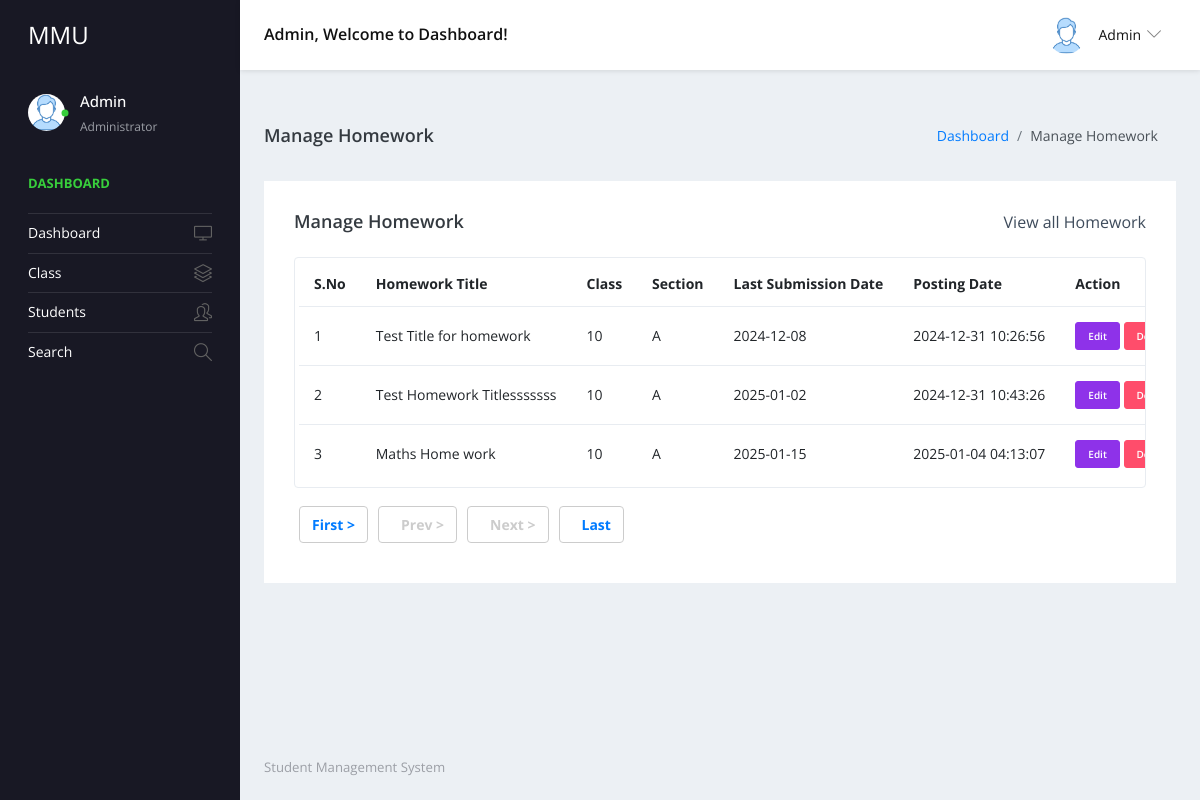
The page /admin/manage-homeworks.php (signed in) on the database its author committed.
### tables this page shows
CREATE TABLE `tblhomework` (
  `id` int(11) NOT NULL,
  `homeworkTitle` mediumtext DEFAULT NULL,
  `classId` int(11) DEFAULT NULL,
  `homeworkDescription` longtext DEFAULT NULL,
  `postingDate` timestamp NULL DEFAULT current_timestamp(),
  `lastDateofSubmission` date DEFAULT NULL
);

CREATE TABLE `tblclass` (
  `ID` int(5) NOT NULL,
  `ClassName` varchar(50) DEFAULT NULL,
  `Section` varchar(20) DEFAULT NULL,
  `CreationDate` timestamp NULL DEFAULT current_timestamp()
);

### admin/manage-homeworks.php (the view, shortened to what this page needs)
<?php
include('includes/dbconnection.php');
if (strlen($_SESSION['sturecmsaid']==0)) {
  header('location:logout.php');
  } else{
?>
<!DOCTYPE html>
<html lang="en">
  <head>
    <link rel="stylesheet" href="vendors/simple-line-icons/css/simple-line-icons.css">
    <link rel="stylesheet" href="vendors/flag-icon-css/css/flag-icon.min.css">
    <link rel="stylesheet" href="vendors/css/vendor.bundle.base.css">
    <link rel="stylesheet" href="./vendors/daterangepicker/daterangepicker.css">
    <link rel="stylesheet" href="./vendors/chartist/chartist.min.css">
    <link rel="stylesheet" href="./css/style.css">
  </head>
  <body>
    <div class="container-scroller">
     <?php include_once('includes/header.php');?>
      <div class="container-fluid page-body-wrapper">
        <?php include_once('includes/sidebar.php');?>
        <div class="main-panel">
          <div class="content-wrapper">
             <div class="page-header">
              <h3 class="page-title"> Manage Homework </h3>
              <nav aria-label="breadcrumb">
                <ol class="breadcrumb">
                  <li class="breadcrumb-item"><a href="dashboard.php">Dashboard</a></li>
                  <li class="breadcrumb-item active" aria-current="page"> Manage Homework</li>
                </ol>
              </nav>
            </div>
            <div class="row">
              <div class="col-md-12 grid-margin stretch-card">
                <div class="card">
                  <div class="card-body">
                    <div class="d-sm-flex align-items-center mb-4">
                      <h4 class="card-title mb-sm-0">Manage Homework</h4>
                      <a href="#" class="text-dark ml-auto mb-3 mb-sm-0"> View all Homework</a>
                    </div>
                    <div class="table-responsive border rounded p-1">
                      <table class="table">
                        <thead>
                          <tr>
                            <th class="font-weight-bold">S.No</th>
                            <th class="font-weight-bold">Homework Title</th>
                            <th class="font-weight-bold">Class</th>
                            <th class="font-weight-bold">Section</th>
                            <th class="font-weight-bold">Last Submission Date</th>
                            <th class="font-weight-bold">Posting Date</th>
                            <th class="font-weight-bold">Action</th>
                          </tr>
                        </thead>
                        <tbody>
                           <?php
                           if (isset($_GET['pageno'])) {
            $pageno = $_GET['pageno'];
        } else {
            $pageno = 1;
        }
        $no_of_records_per_page =15;
 if (isset($_GET['page_no']) && $_GET['page_no']!="") {
  $page_no = $_GET['page_no'];
  } else {
    $page_no = 1;
        }
  $total_records_per_page = 10;
    $offset = ($page_no-1) * $total_records_per_page;
       $ret = "SELECT ID FROM tblhomework";
$query1 = $dbh -> prepare($ret);
$query1->execute();
$total_rows=$query1->rowCount();
$total_pages = ceil($total_rows / $no_of_records_per_page);
$sql="SELECT tblclass.ID,tblclass.ClassName,tblclass.Section,tblhomework.homeworkTitle,tblhomework.postingDate,tblhomework.lastDateofSubmission,tblhomework.id as hwid from tblhomework join tblclass on tblclass.ID=tblhomework.classId LIMIT $offset, $no_of_records_per_page";
$query = $dbh -> prepare($sql);
$query->execute();
$results=$query->fetchAll(PDO::FETCH_OBJ);
$cnt=1;
if($query->rowCount() > 0)
{
foreach($results as $row)
{               ?>
                          <tr>
                            <td><?php echo htmlentities($cnt);?></td>
                            <td><?php  echo htmlentities($row->homeworkTitle);?></td>
                            <td><?php  echo htmlentities($row->ClassName);?></td>
                            <td><?php  echo htmlentities($row->Section);?></td>
                             <td><?php  echo htmlentities($row->lastDateofSubmission);?></td>
                            <td><?php  echo htmlentities($row->postingDate);?></td>
                            <td>
                              <div><a href="edit-homework.php?hwid=<?php echo htmlentities ($row->hwid);?>" class="btn btn-info btn-xs"  target="blank">Edit</a>
                                               <a href="manage-homeworks.php?delid=<?php echo ($row->hwid);?>" onclick="return confirm('Do you really want to Delete ?');" class="btn btn-danger btn-xs"> Delete</a>
                                             </div>
                            </td>
                          </tr><?php $cnt=$cnt+1;}} else {?>
                            <tr>
                              <th colspan="4" style="color:red;">No Record Found</th>
                            </tr>
                          <?php } ?>
                        </tbody>
                      </table>
                    </div>
                   <div align="left" class="mt-4">
    <ul class="pagination" >
        <li><a href="?pageno=1"><strong>First ></strong></a></li>
        <li class="<?php if($pageno <= 1){ echo 'disabled'; } ?>">
            <a href="<?php if($pageno <= 1){ echo '#'; } else { echo "?pageno=".($pageno - 1); } ?>"><strong style="padding-left: 10px">Prev ></strong></a>
        </li>
        <li class="<?php if($pageno >= $total_pages){ echo 'disabled'; } ?>">
            <a href="<?php if($pageno >= $total_pages){ echo '#'; } else { echo "?pageno=".($pageno + 1); } ?>"><strong style="padding-left: 10px">Next ></strong></a>
        </li>
        <li><a href="?pageno=<?php echo $total_pages; ?>"><strong style="padding-left: 10px">Last</strong></a></li>
    </ul>
</div>
                  </div>
                </div>
              </div>
            </div>
          </div>
         <?php include_once('includes/footer.php');?>
        </div>
      </div>
    </div>
  </body>
</html><?php }  ?>

### admin/includes/header.php (shortened to what this page needs)
<nav class="navbar default-layout-navbar col-lg-12 col-12 p-0 fixed-top d-flex flex-row">
  <div class="navbar-brand-wrapper d-flex align-items-center">
    <a class="navbar-brand brand-logo" href="dashboard.php">
      <strong style="color: white;">MMU</strong>
    </a>
  </div>
  <?php
  $aid = $_SESSION['sturecmsaid'];
  $sql = "SELECT * FROM admin WHERE Admin_ID = :aid";
  $query = $dbh->prepare($sql);
  $query->bindParam(':aid', $aid, PDO::PARAM_INT);
  $query->execute();
  $admin = $query->fetch(PDO::FETCH_OBJ);
  ?>
  <div class="navbar-menu-wrapper d-flex align-items-center flex-grow-1">
    <h5 class="mb-0 font-weight-medium d-none d-lg-flex">
      <?= htmlentities($admin->Admin_name); ?>, Welcome to Dashboard!
    </h5>
    <ul class="navbar-nav navbar-nav-right ml-auto">
      <li class="nav-item dropdown d-none d-xl-inline-flex user-dropdown">
        <a class="nav-link dropdown-toggle" id="UserDropdown" href="#" data-toggle="dropdown" aria-expanded="false">
          <img class="img-xs rounded-circle ml-2" src="images/faces/face8.jpg" alt="Profile image">
          <span class="font-weight-normal"><?= htmlentities($admin->Admin_name); ?></span>
        </a>
      </li>
    </ul>
  </div>
</nav>

### admin/includes/sidebar.php (shortened to what this page needs)
<nav class="sidebar sidebar-offcanvas" id="sidebar">
  <ul class="nav">
    <li class="nav-item nav-profile">
      <a href="#" class="nav-link">
        <div class="profile-image">
          <img class="img-xs rounded-circle" src="images/faces/face8.jpg" alt="profile image">
          <div class="dot-indicator bg-success"></div>
        </div>
        <div class="text-wrapper">
          <?php
          $aid = $_SESSION['sturecmsaid'];
          $sql = "SELECT * FROM admin WHERE Admin_ID = :aid";
          $query = $dbh->prepare($sql);
          $query->bindParam(':aid', $aid, PDO::PARAM_INT);
          $query->execute();
          $admin = $query->fetch(PDO::FETCH_OBJ);
          ?>
          <p class="profile-name"><?= htmlentities($admin->Admin_name); ?></p>
          <p class="designation">Administrator</p>
        </div>
      </a>
    </li>
    <li class="nav-item nav-category">
      <span class="nav-link">Dashboard</span>
    </li>
    <li class="nav-item">
      <a class="nav-link" href="dashboard.php">
        <span class="menu-title">Dashboard</span>
        <i class="icon-screen-desktop menu-icon"></i>
      </a>
    </li>
    <li class="nav-item">
      <a class="nav-link" data-toggle="collapse" href="#classMenu" aria-expanded="false" aria-controls="classMenu">
        <span class="menu-title">Class</span>
        <i class="icon-layers menu-icon"></i>
      </a>
    </li>
    <li class="nav-item">
      <a class="nav-link" data-toggle="collapse" href="#studentMenu" aria-expanded="false" aria-controls="studentMenu">
        <span class="menu-title">Students</span>
        <i class="icon-people menu-icon"></i>
      </a>
    </li>
    <li class="nav-item">
      <a class="nav-link" href="search.php">
        <span class="menu-title">Search</span>
        <i class="icon-magnifier menu-icon"></i>
      </a>
    </li>
  </ul>
</nav>

### rows shown on the page
tblhomework: homeworkTitle "Test Title for homework", classId.ClassName "10", classId.Section "A", lastDateofSubmission "2024-12-08", postingDate "2024-12-31 10:26:56"
tblhomework: homeworkTitle "Test Homework Titlesssssss", classId.ClassName "10", classId.Section "A", lastDateofSubmission "2025-01-02", postingDate "2024-12-31 10:43:26"
tblhomework: homeworkTitle "Maths Home work", classId.ClassName "10", classId.Section "A", lastDateofSubmission "2025-01-15", postingDate "2025-01-04 04:13:07"

### other values the page prints
$admin->Admin_name "Admin"
